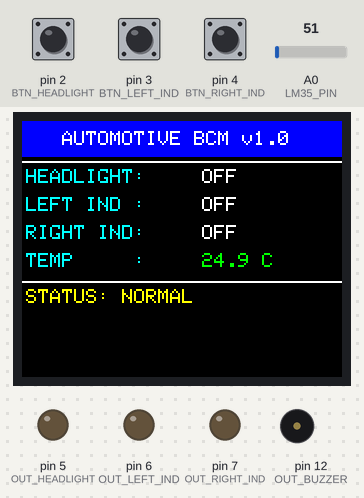
A sketch run on a simulated Arduino Uno, built with avr-gcc and run on an emulated ATmega328P. Shown: 160×128 colour display, output pins drawn as LEDs (lit = HIGH), buzzer (waves = sounding, pin HIGH). Dashed ring = blinking. Inputs (shaded band) come from the test bench; at power-on: pin 4 (BTN_RIGHT_IND) HIGH, pin 3 (BTN_LEFT_IND) HIGH, pin 2 (BTN_HEADLIGHT) HIGH, A0 (LM35_PIN) = 51. What the sketch prints to the serial monitor is not drawn.

Above: at 1.4 s.
1.5 s: pin 4 (BTN_RIGHT_IND) pulled LOW for 0.15 s
At 1.77 s:
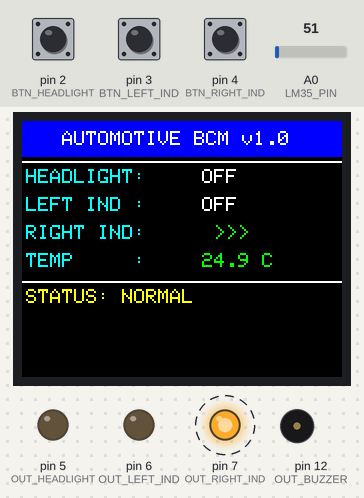
4.5 s: pin 3 (BTN_LEFT_IND) pulled LOW for 3.2 s
At 4.67 s:
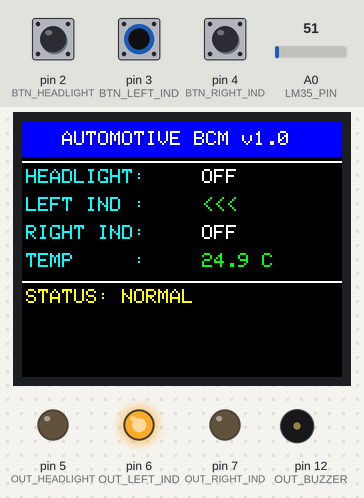
9.2 s: pin 2 (BTN_HEADLIGHT) pulled LOW for 1 s
At 10.7 s:
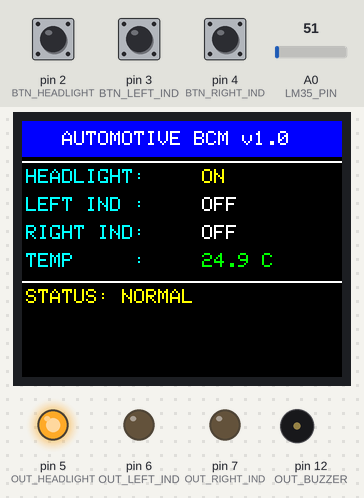
14.3 s: A0 (LM35_PIN) set to 74
At 16.1 s:
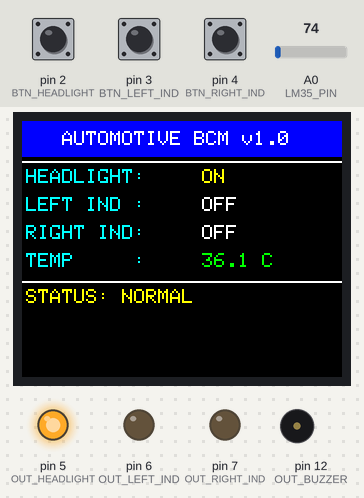
18.4 s: A0 (LM35_PIN) set to 90
At 20.4 s:
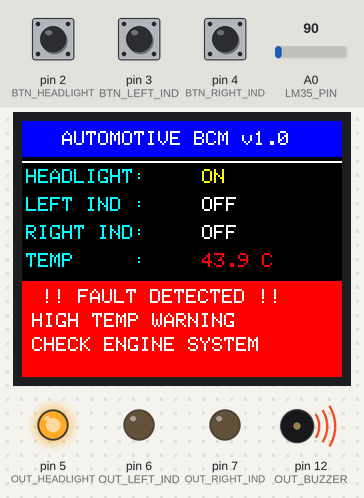
22.5 s: pin 4 (BTN_RIGHT_IND) pulled LOW for 1 s
At 24.9 s:
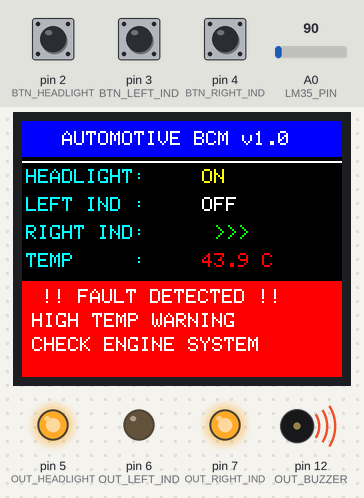
Timing chart, 0 to 26.5 s (numbered marks = the images above; inputs shaded):
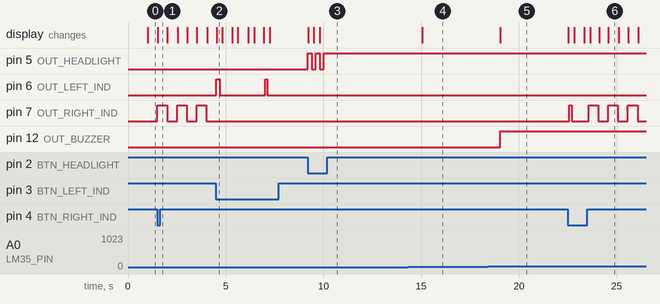

Measured:
- the behaviour switches between 81 and 82 on A0 (LM35_PIN) (found by bisection; images 4 and 5)
- after the input at 1.5 s, pin 7 (OUT_RIGHT_IND): alternates HIGH for 0.50 s and LOW for 0.50 s, starting at once; the display: changes at once (image 1)
- after the input at 4.5 s, pin 6 (OUT_LEFT_IND): LOW → HIGH at once, → LOW 0.19 s later, → HIGH 2.3 s later, → LOW 0.12 s later; pin 7 (OUT_RIGHT_IND): stops changing and stays LOW; the display: changes at once (image 2)
- after the input at 9.2 s, pin 5 (OUT_HEADLIGHT): alternates HIGH for 0.20 s and LOW for 0.20 s, 5 changes in all, then stays HIGH, starting at once; the display: changes at once (image 3)
- after the input at 14.3 s, the display: changes after 0.75 s (image 4)
- after the input at 18.4 s, pin 12 (OUT_BUZZER): LOW → HIGH after 0.63 s; the display: changes after 0.65 s (image 5)
- after the input at 22.5 s, pin 7 (OUT_RIGHT_IND): LOW → HIGH after 0.07 s, → LOW 0.14 s later, → HIGH 0.86 s later, → LOW 0.50 s later, … (8 changes in this stretch); the display: first changes at once (image 6 shows a later state)

The sketch:

bcm_main.ino
```cpp
/*
 * ============================================================
 *   Automotive Body Control Module (BCM)
 *   Design and Implementation using Arduino Uno & TFT Display
 * ------------------------------------------------------------
 *   Author  : Mohammed Basith
 *   Reg. No : 311823106036
 *   Domain  : Embedded System and IoT Design
 * ============================================================
 *
 *  Pin Connections:
 *  ┌─────────────────────────────────────┐
 *  │ TFT ST7735                          │
 *  │   CS   → D10                        │
 *  │   RST  → D9                         │
 *  │   DC   → D8                         │
 *  │   MOSI → D11 (SPI)                  │
 *  │   SCK  → D13 (SPI)                  │
 *  │   VCC  → 3.3V / 5V                  │
 *  │   GND  → GND                        │
 *  ├─────────────────────────────────────┤
 *  │ LM35 Temperature Sensor             │
 *  │   OUT  → A0                         │
 *  │   VCC  → 5V                         │
 *  │   GND  → GND                        │
 *  ├─────────────────────────────────────┤
 *  │ Push Buttons (INPUT_PULLUP)         │
 *  │   Headlight  → D2                   │
 *  │   Left Ind.  → D3                   │
 *  │   Right Ind. → D4                   │
 *  ├─────────────────────────────────────┤
 *  │ Outputs                             │
 *  │   Headlight LED/Relay → D5          │
 *  │   Left Indicator LED  → D6          │
 *  │   Right Indicator LED → D7          │
 *  │   Buzzer              → D12         │
 *  └─────────────────────────────────────┘
 */

#include <Adafruit_GFX.h>
#include <Adafruit_ST7735.h>
#include <SPI.h>

// ─── TFT Pin Definitions ───────────────────────────────────
#define TFT_CS   10
#define TFT_RST   9
#define TFT_DC    8

Adafruit_ST7735 tft = Adafruit_ST7735(TFT_CS, TFT_DC, TFT_RST);

// ─── Input Pin Definitions ─────────────────────────────────
#define BTN_HEADLIGHT  2
#define BTN_LEFT_IND   3
#define BTN_RIGHT_IND  4

// ─── Output Pin Definitions ────────────────────────────────
#define OUT_HEADLIGHT  5
#define OUT_LEFT_IND   6
#define OUT_RIGHT_IND  7
#define OUT_BUZZER     12

// ─── Sensor Pin ────────────────────────────────────────────
#define LM35_PIN  A0

// ─── Temperature Threshold (°C) ────────────────────────────
#define TEMP_THRESHOLD  40.0

// ─── Blink Interval for Indicators (ms) ───────────────────
#define BLINK_INTERVAL  500

// ─── State Variables ───────────────────────────────────────
bool headlightState   = false;
bool leftIndState     = false;
bool rightIndState    = false;
bool faultActive      = false;

bool leftBlinkLED     = false;
bool rightBlinkLED    = false;

unsigned long lastBlinkTime = 0;
unsigned long lastTempTime  = 0;

float currentTemp = 0.0;

// ─── Button Debounce ───────────────────────────────────────
unsigned long lastDebounce[3] = {0, 0, 0};
#define DEBOUNCE_DELAY 200

// ──────────────────────────────────────────────────────────
void setup() {
  Serial.begin(9600);

  // Input pins with internal pull-up
  pinMode(BTN_HEADLIGHT, INPUT_PULLUP);
  pinMode(BTN_LEFT_IND,  INPUT_PULLUP);
  pinMode(BTN_RIGHT_IND, INPUT_PULLUP);

  // Output pins
  pinMode(OUT_HEADLIGHT, OUTPUT);
  pinMode(OUT_LEFT_IND,  OUTPUT);
  pinMode(OUT_RIGHT_IND, OUTPUT);
  pinMode(OUT_BUZZER,    OUTPUT);

  // All outputs OFF initially
  digitalWrite(OUT_HEADLIGHT, LOW);
  digitalWrite(OUT_LEFT_IND,  LOW);
  digitalWrite(OUT_RIGHT_IND, LOW);
  digitalWrite(OUT_BUZZER,    LOW);

  // TFT Initialization
  tft.initR(INITR_BLACKTAB);   // Use INITR_GREENTAB if colors look wrong
  tft.setRotation(1);           // Landscape mode
  tft.fillScreen(ST77XX_BLACK);

  drawDashboardFrame();

  Serial.println("BCM System Initialized.");
}

// ──────────────────────────────────────────────────────────
void loop() {
  unsigned long now = millis();

  handleButtons(now);

  // Read temperature every 1 second
  if (now - lastTempTime >= 1000) {
    lastTempTime = now;
    currentTemp = readTemperature();
    checkFault();
    updateTempDisplay();
    Serial.print("Temperature: ");
    Serial.print(currentTemp);
    Serial.println(" °C");
  }

  // Blink indicators
  if (now - lastBlinkTime >= BLINK_INTERVAL) {
    lastBlinkTime = now;
    handleIndicatorBlink();
  }

  updateStatusDisplay();
}

// ──────────────────────────────────────────────────────────
//  Button Handling with Debounce (Toggle on press)
// ──────────────────────────────────────────────────────────
void handleButtons(unsigned long now) {
  // Headlight Button
  if (digitalRead(BTN_HEADLIGHT) == LOW && now - lastDebounce[0] > DEBOUNCE_DELAY) {
    lastDebounce[0] = now;
    headlightState = !headlightState;
    digitalWrite(OUT_HEADLIGHT, headlightState ? HIGH : LOW);
    Serial.println(headlightState ? "Headlight ON" : "Headlight OFF");
  }

  // Left Indicator Button
  if (digitalRead(BTN_LEFT_IND) == LOW && now - lastDebounce[1] > DEBOUNCE_DELAY) {
    lastDebounce[1] = now;
    leftIndState  = !leftIndState;
    rightIndState = false;  // Cancel right if left is pressed
    if (!leftIndState) digitalWrite(OUT_LEFT_IND, LOW);
    Serial.println(leftIndState ? "Left Indicator ON" : "Left Indicator OFF");
  }

  // Right Indicator Button
  if (digitalRead(BTN_RIGHT_IND) == LOW && now - lastDebounce[2] > DEBOUNCE_DELAY) {
    lastDebounce[2] = now;
    rightIndState = !rightIndState;
    leftIndState  = false;  // Cancel left if right is pressed
    if (!rightIndState) digitalWrite(OUT_RIGHT_IND, LOW);
    Serial.println(rightIndState ? "Right Indicator ON" : "Right Indicator OFF");
  }
}

// ──────────────────────────────────────────────────────────
//  Indicator Blink Logic
// ──────────────────────────────────────────────────────────
void handleIndicatorBlink() {
  if (leftIndState) {
    leftBlinkLED = !leftBlinkLED;
    digitalWrite(OUT_LEFT_IND, leftBlinkLED ? HIGH : LOW);
  } else {
    leftBlinkLED = false;
    digitalWrite(OUT_LEFT_IND, LOW);
  }

  if (rightIndState) {
    rightBlinkLED = !rightBlinkLED;
    digitalWrite(OUT_RIGHT_IND, rightBlinkLED ? HIGH : LOW);
  } else {
    rightBlinkLED = false;
    digitalWrite(OUT_RIGHT_IND, LOW);
  }
}

// ──────────────────────────────────────────────────────────
//  LM35 Temperature Reading
//  LM35: 10mV per °C, Vref = 5V, ADC = 10-bit (1024 steps)
// ──────────────────────────────────────────────────────────
float readTemperature() {
  int raw = analogRead(LM35_PIN);
  float voltage = (raw / 1024.0) * 5000.0;  // Convert to mV
  float tempC   = voltage / 10.0;            // LM35: 10mV per °C
  return tempC;
}

// ──────────────────────────────────────────────────────────
//  Fault Detection
// ──────────────────────────────────────────────────────────
void checkFault() {
  if (currentTemp >= TEMP_THRESHOLD) {
    if (!faultActive) {
      faultActive = true;
      digitalWrite(OUT_BUZZER, HIGH);
      drawFaultWarning();
      Serial.println("⚠ FAULT: High Temperature Detected!");
    }
  } else {
    if (faultActive) {
      faultActive = false;
      digitalWrite(OUT_BUZZER, LOW);
      clearFaultWarning();
      Serial.println("✓ Temperature Normal.");
    }
  }
}

// ──────────────────────────────────────────────────────────
//  TFT Dashboard Drawing
// ──────────────────────────────────────────────────────────
void drawDashboardFrame() {
  tft.fillScreen(ST77XX_BLACK);

  // Title bar
  tft.fillRect(0, 0, 160, 18, ST77XX_BLUE);
  tft.setTextColor(ST77XX_WHITE);
  tft.setTextSize(1);
  tft.setCursor(20, 5);
  tft.print("AUTOMOTIVE BCM v1.0");

  // Divider lines
  tft.drawFastHLine(0, 20, 160, ST77XX_WHITE);
  tft.drawFastHLine(0, 80, 160, ST77XX_WHITE);

  // Section labels
  tft.setTextColor(ST77XX_CYAN);
  tft.setCursor(2, 24);  tft.print("HEADLIGHT:");
  tft.setCursor(2, 38);  tft.print("LEFT IND :");
  tft.setCursor(2, 52);  tft.print("RIGHT IND:");
  tft.setCursor(2, 66);  tft.print("TEMP     :");

  // Footer
  tft.setTextColor(ST77XX_YELLOW);
  tft.setCursor(2, 84);
  tft.print("STATUS: NORMAL");
}

void updateStatusDisplay() {
  // Headlight status
  tft.fillRect(90, 24, 65, 10, ST77XX_BLACK);
  tft.setCursor(90, 24);
  if (headlightState) {
    tft.setTextColor(ST77XX_YELLOW);
    tft.print("ON ");
  } else {
    tft.setTextColor(ST77XX_WHITE);
    tft.print("OFF");
  }

  // Left indicator status
  tft.fillRect(90, 38, 65, 10, ST77XX_BLACK);
  tft.setCursor(90, 38);
  if (leftIndState) {
    tft.setTextColor(ST77XX_GREEN);
    tft.print(leftBlinkLED ? "<<< " : "    ");
  } else {
    tft.setTextColor(ST77XX_WHITE);
    tft.print("OFF");
  }

  // Right indicator status
  tft.fillRect(90, 52, 65, 10, ST77XX_BLACK);
  tft.setCursor(90, 52);
  if (rightIndState) {
    tft.setTextColor(ST77XX_GREEN);
    tft.print(rightBlinkLED ? " >>>" : "    ");
  } else {
    tft.setTextColor(ST77XX_WHITE);
    tft.print("OFF");
  }
}

void updateTempDisplay() {
  tft.fillRect(90, 66, 65, 10, ST77XX_BLACK);
  tft.setCursor(90, 66);
  if (currentTemp >= TEMP_THRESHOLD) {
    tft.setTextColor(ST77XX_RED);
  } else {
    tft.setTextColor(ST77XX_GREEN);
  }
  tft.print(currentTemp, 1);
  tft.print(" C");
}

void drawFaultWarning() {
  tft.fillRect(0, 80, 160, 48, ST77XX_RED);
  tft.setTextColor(ST77XX_WHITE);
  tft.setTextSize(1);
  tft.setCursor(10, 84);
  tft.print("!! FAULT DETECTED !!");
  tft.setCursor(5, 96);
  tft.print("HIGH TEMP WARNING");
  tft.setCursor(5, 108);
  tft.print("CHECK ENGINE SYSTEM");
}

void clearFaultWarning() {
  tft.fillRect(0, 80, 160, 48, ST77XX_BLACK);
  tft.drawFastHLine(0, 80, 160, ST77XX_WHITE);
  tft.setTextColor(ST77XX_GREEN);
  tft.setCursor(2, 84);
  tft.print("STATUS: NORMAL");
}
```
